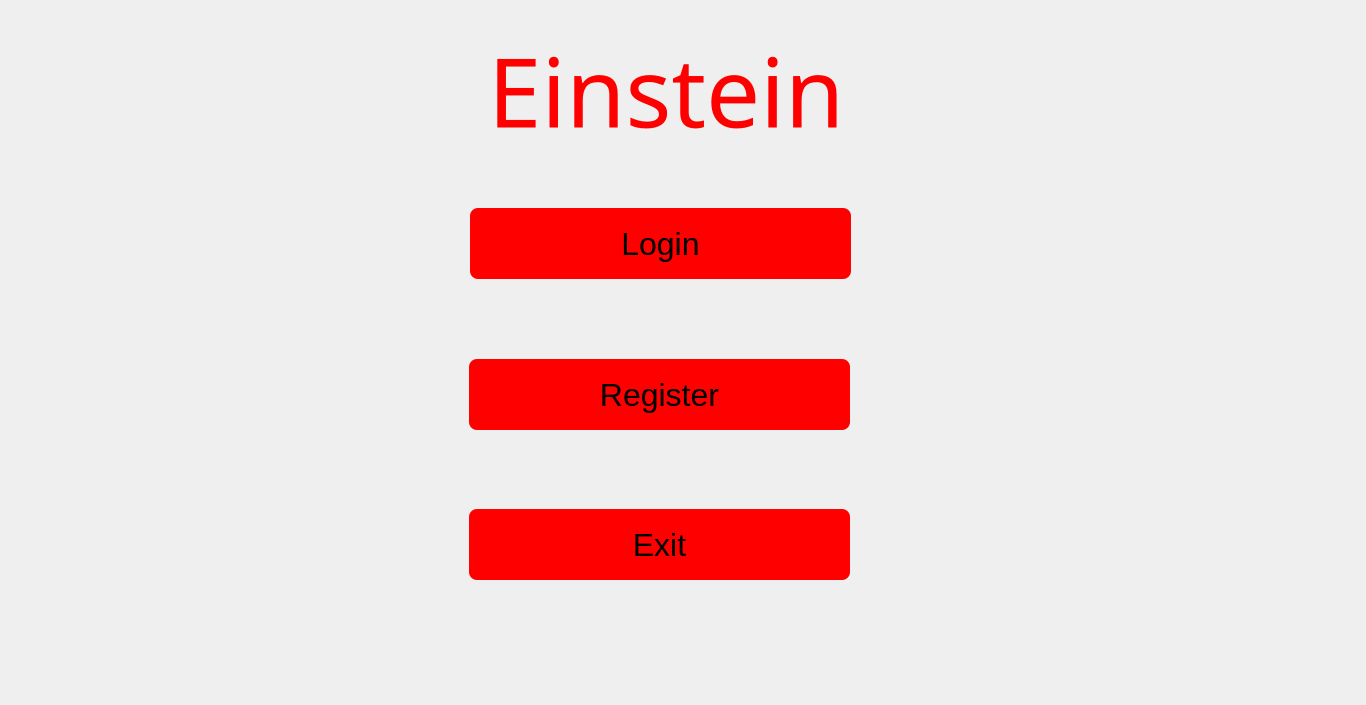
<?xml version="1.0" encoding="UTF-8"?>
<ui version="4.0">
 <class>Home</class>
 <widget class="QDialog" name="Home">
  <property name="geometry">
   <rect>
    <x>0</x>
    <y>0</y>
    <width>1366</width>
    <height>705</height>
   </rect>
  </property>
  <property name="windowTitle">
   <string>Home</string>
  </property>
  <widget class="QLabel" name="label">
   <property name="geometry">
    <rect>
     <x>0</x>
     <y>-10</y>
     <width>1371</width>
     <height>781</height>
    </rect>
   </property>
   <property name="text">
    <string/>
   </property>
   <property name="pixmap">
    <pixmap>../../Downloads/pexels-daniel-putzer-633409.jpg</pixmap>
   </property>
   <property name="scaledContents">
    <bool>true</bool>
   </property>
  </widget>
  <widget class="QLabel" name="label_2">
   <property name="geometry">
    <rect>
     <x>488</x>
     <y>0</y>
     <width>351</width>
     <height>181</height>
    </rect>
   </property>
   <property name="font">
    <font>
     <family>Bradley Hand ITC</family>
     <pointsize>72</pointsize>
    </font>
   </property>
   <property name="styleSheet">
    <string notr="true">.QLabel {
color: red;
}

.QLabel:hover {
font-weight: bold;
}</string>
   </property>
   <property name="text">
    <string>Einstein</string>
   </property>
  </widget>
  <widget class="QPushButton" name="log_btn">
   <property name="geometry">
    <rect>
     <x>470</x>
     <y>208</y>
     <width>381</width>
     <height>71</height>
    </rect>
   </property>
   <property name="font">
    <font>
     <pointsize>24</pointsize>
    </font>
   </property>
   <property name="toolTip">
    <string>&lt;html&gt;&lt;head/&gt;&lt;body&gt;&lt;p&gt;&lt;span style=&quot; font-weight:600;&quot;&gt;Login&lt;/span&gt;&lt;/p&gt;&lt;/body&gt;&lt;/html&gt;</string>
   </property>
   <property name="toolTipDuration">
    <number>-1</number>
   </property>
   <property name="statusTip">
    <string>Login</string>
   </property>
   <property name="whatsThis">
    <string>Login</string>
   </property>
   <property name="accessibleName">
    <string>Login</string>
   </property>
   <property name="accessibleDescription">
    <string>Login</string>
   </property>
   <property name="styleSheet">
    <string notr="true">.QPushButton {
background: red;
color: black;
border-radius: 8px;
}

.QPushButton:hover {
background: white;
color: black;
font-weight: bold;
border-radius: 8px;
font-size: 26px
}</string>
   </property>
   <property name="text">
    <string>Login</string>
   </property>
  </widget>
  <widget class="QPushButton" name="reg_btn">
   <property name="geometry">
    <rect>
     <x>469</x>
     <y>359</y>
     <width>381</width>
     <height>71</height>
    </rect>
   </property>
   <property name="font">
    <font>
     <pointsize>24</pointsize>
    </font>
   </property>
   <property name="toolTip">
    <string>Register</string>
   </property>
   <property name="toolTipDuration">
    <number>-1</number>
   </property>
   <property name="statusTip">
    <string>Register</string>
   </property>
   <property name="whatsThis">
    <string>Register</string>
   </property>
   <property name="styleSheet">
    <string notr="true">.QPushButton {
background: red;
color: black;
border-radius: 8px;
}

.QPushButton:hover {
background: white;
color: black;
font-weight: bold;
border-radius: 8px;
font-size: 26px
}
</string>
   </property>
   <property name="text">
    <string>Register</string>
   </property>
  </widget>
  <widget class="QPushButton" name="exit">
   <property name="geometry">
    <rect>
     <x>469</x>
     <y>509</y>
     <width>381</width>
     <height>71</height>
    </rect>
   </property>
   <property name="font">
    <font>
     <pointsize>24</pointsize>
    </font>
   </property>
   <property name="toolTip">
    <string>&lt;html&gt;&lt;head/&gt;&lt;body&gt;&lt;p&gt;&lt;span style=&quot; font-size:72pt; font-weight:600;&quot;&gt;Exit&lt;/span&gt;&lt;/p&gt;&lt;/body&gt;&lt;/html&gt;</string>
   </property>
   <property name="toolTipDuration">
    <number>-1</number>
   </property>
   <property name="statusTip">
    <string>Exit</string>
   </property>
   <property name="whatsThis">
    <string>Exit</string>
   </property>
   <property name="styleSheet">
    <string notr="true">.QPushButton {
background: red;
color: black;
border-radius: 8px;
}

.QPushButton:hover {
background: white;
color: black;
font-weight: bold;
border-radius: 8px;
font-size: 26px
}</string>
   </property>
   <property name="text">
    <string>Exit</string>
   </property>
  </widget>
 </widget>
 <resources/>
 <connections/>
</ui>
